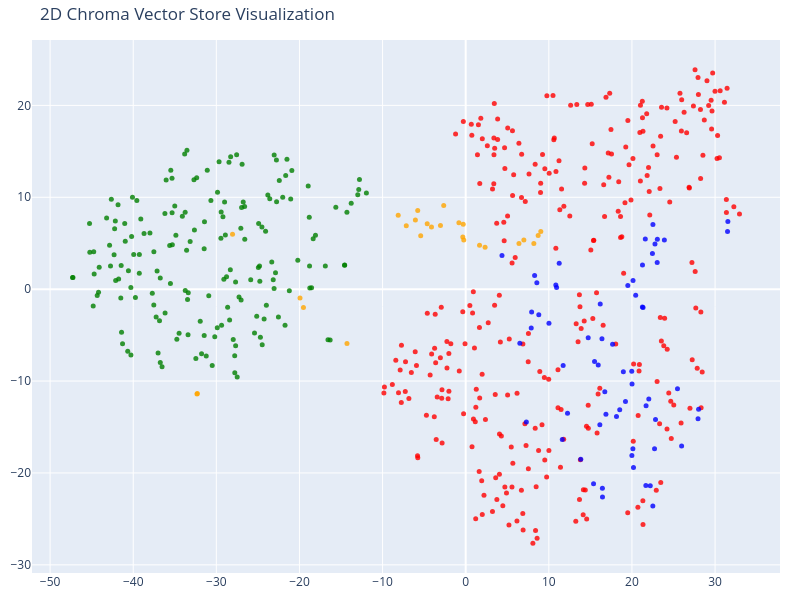

Notebook cell for this chart:
### Code cell
tsne = TSNE(n_components=2, random_state=42)
reduced_vectors = tsne.fit_transform(vectors)

# Create the 2D scatter plot
fig = go.Figure(data=[go.Scatter(
    x=reduced_vectors[:, 0],
    y=reduced_vectors[:, 1],
    mode='markers',
    marker=dict(size=5, color=colors, opacity=0.8),
    text=[f"Type: {t}<br>Text: {d[:100]}..." for t, d in zip(doc_types, documents)],
    hoverinfo='text'
)])

fig.update_layout(title='2D Chroma Vector Store Visualization',
    scene=dict(xaxis_title='x',yaxis_title='y'),
    width=800,
    height=600,
    margin=dict(r=20, b=10, l=10, t=40)
)

fig.show()

### Figure 1 — Plotly figure (JSON) as saved in the notebook; plotly's stock layout.template omitted (floating-point values rounded to 4 significant figures; data arrays with more than 128 entries replaced by an {"elided": "..."} marker saying what was removed)
{"data": [{"hoverinfo": "text", "marker": {"color": {"elided": "557 str values"}, "opacity": 0.8, "size": 5}, "mode": "markers", "text": {"elided": "557 str values"}, "type": "scatter", "x": {"elided": "557 float values"}, "y": {"elided": "557 float values"}}], "layout": {"height": 600, "margin": {"b": 10, "l": 10, "r": 20, "t": 40}, "scene": {"xaxis": {"title": {"text": "x"}}, "yaxis": {"title": {"text": "y"}}}, "title": {"text": "2D Chroma Vector Store Visualization"}, "width": 800}}
